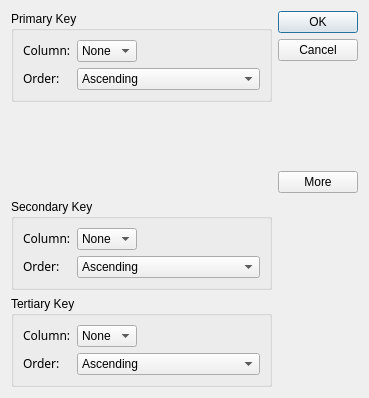
<?xml version="1.0" encoding="UTF-8"?>
<ui version="4.0">
 <class>SortDialog</class>
 <widget class="QDialog" name="SortDialog">
  <property name="geometry">
   <rect>
    <x>0</x>
    <y>0</y>
    <width>369</width>
    <height>398</height>
   </rect>
  </property>
  <property name="windowTitle">
   <string>Sort</string>
  </property>
  <layout class="QGridLayout">
   <item row="0" column="0">
    <widget class="QGroupBox" name="primaryGroupBox">
     <property name="title">
      <string>Primary Key</string>
     </property>
     <layout class="QGridLayout">
      <item row="0" column="0">
       <widget class="QLabel" name="primaryColumnLabel">
        <property name="text">
         <string>&lt;html&gt;&lt;head&gt;&lt;meta name=&quot;qrichtext&quot; content=&quot;1&quot; /&gt;&lt;/head&gt;&lt;body style=&quot; white-space: pre-wrap; font-family:Sans Serif; font-weight:400; font-style:normal; text-decoration:none;&quot;&gt;&lt;p style=&quot; margin-top:0px; margin-bottom:0px; margin-left:0px; margin-right:0px; -qt-block-indent:0; text-indent:0px;&quot;&gt;Column:&lt;/p&gt;&lt;/body&gt;&lt;/html&gt;</string>
        </property>
       </widget>
      </item>
      <item row="0" column="1">
       <widget class="QComboBox" name="primaryColumnCombo">
        <item>
         <property name="text">
          <string>None</string>
         </property>
        </item>
       </widget>
      </item>
      <item row="0" column="2">
       <spacer>
        <property name="orientation">
         <enum>Qt::Horizontal</enum>
        </property>
        <property name="sizeHint" stdset="0">
         <size>
          <width>31</width>
          <height>20</height>
         </size>
        </property>
       </spacer>
      </item>
      <item row="1" column="0">
       <widget class="QLabel" name="primaryOrderLabel">
        <property name="text">
         <string>&lt;html&gt;&lt;head&gt;&lt;meta name=&quot;qrichtext&quot; content=&quot;1&quot; /&gt;&lt;/head&gt;&lt;body style=&quot; white-space: pre-wrap; font-family:Sans Serif; font-weight:400; font-style:normal; text-decoration:none;&quot;&gt;&lt;p style=&quot; margin-top:0px; margin-bottom:0px; margin-left:0px; margin-right:0px; -qt-block-indent:0; text-indent:0px;&quot;&gt;Order:&lt;/p&gt;&lt;/body&gt;&lt;/html&gt;</string>
        </property>
       </widget>
      </item>
      <item row="1" column="1" colspan="2">
       <widget class="QComboBox" name="primaryOrderCombo">
        <item>
         <property name="text">
          <string>Ascending</string>
         </property>
        </item>
        <item>
         <property name="text">
          <string>Descending</string>
         </property>
        </item>
       </widget>
      </item>
     </layout>
    </widget>
   </item>
   <item row="0" column="1" rowspan="2">
    <layout class="QVBoxLayout">
     <item>
      <widget class="QPushButton" name="okButton">
       <property name="text">
        <string>OK</string>
       </property>
       <property name="default">
        <bool>true</bool>
       </property>
      </widget>
     </item>
     <item>
      <widget class="QPushButton" name="cancelButton">
       <property name="text">
        <string>Cancel</string>
       </property>
      </widget>
     </item>
     <item>
      <spacer>
       <property name="orientation">
        <enum>Qt::Vertical</enum>
       </property>
       <property name="sizeHint" stdset="0">
        <size>
         <width>20</width>
         <height>0</height>
        </size>
       </property>
      </spacer>
     </item>
     <item>
      <widget class="QPushButton" name="moreButton">
       <property name="text">
        <string>More</string>
       </property>
       <property name="checkable">
        <bool>true</bool>
       </property>
      </widget>
     </item>
    </layout>
   </item>
   <item row="1" column="0">
    <spacer>
     <property name="orientation">
      <enum>Qt::Vertical</enum>
     </property>
     <property name="sizeType">
      <enum>QSizePolicy::Expanding</enum>
     </property>
     <property name="sizeHint" stdset="0">
      <size>
       <width>181</width>
       <height>31</height>
      </size>
     </property>
    </spacer>
   </item>
   <item row="2" column="0">
    <widget class="QGroupBox" name="secondaryGroupBox">
     <property name="title">
      <string>Secondary Key</string>
     </property>
     <layout class="QGridLayout">
      <item row="0" column="0">
       <widget class="QLabel" name="secondaryColumnLabel">
        <property name="text">
         <string>&lt;html&gt;&lt;head&gt;&lt;meta name=&quot;qrichtext&quot; content=&quot;1&quot; /&gt;&lt;/head&gt;&lt;body style=&quot; white-space: pre-wrap; font-family:Sans Serif; font-weight:400; font-style:normal; text-decoration:none;&quot;&gt;&lt;p style=&quot; margin-top:0px; margin-bottom:0px; margin-left:0px; margin-right:0px; -qt-block-indent:0; text-indent:0px;&quot;&gt;Column:&lt;/p&gt;&lt;/body&gt;&lt;/html&gt;</string>
        </property>
       </widget>
      </item>
      <item row="0" column="1">
       <widget class="QComboBox" name="secondaryColumnCombo">
        <item>
         <property name="text">
          <string>None</string>
         </property>
        </item>
       </widget>
      </item>
      <item row="0" column="2">
       <spacer>
        <property name="orientation">
         <enum>Qt::Horizontal</enum>
        </property>
        <property name="sizeHint" stdset="0">
         <size>
          <width>31</width>
          <height>20</height>
         </size>
        </property>
       </spacer>
      </item>
      <item row="1" column="0">
       <widget class="QLabel" name="secondaryOrderLabel">
        <property name="text">
         <string>&lt;html&gt;&lt;head&gt;&lt;meta name=&quot;qrichtext&quot; content=&quot;1&quot; /&gt;&lt;/head&gt;&lt;body style=&quot; white-space: pre-wrap; font-family:Sans Serif; font-weight:400; font-style:normal; text-decoration:none;&quot;&gt;&lt;p style=&quot; margin-top:0px; margin-bottom:0px; margin-left:0px; margin-right:0px; -qt-block-indent:0; text-indent:0px;&quot;&gt;Order:&lt;/p&gt;&lt;/body&gt;&lt;/html&gt;</string>
        </property>
       </widget>
      </item>
      <item row="1" column="1" colspan="2">
       <widget class="QComboBox" name="secondaryOrderCombo">
        <item>
         <property name="text">
          <string>Ascending</string>
         </property>
        </item>
        <item>
         <property name="text">
          <string>Descending</string>
         </property>
        </item>
       </widget>
      </item>
     </layout>
    </widget>
   </item>
   <item row="3" column="0">
    <widget class="QGroupBox" name="tertiaryGroupBox">
     <property name="title">
      <string>Tertiary Key</string>
     </property>
     <layout class="QGridLayout">
      <item row="0" column="0">
       <widget class="QLabel" name="tertiaryColumnLabel">
        <property name="text">
         <string>&lt;html&gt;&lt;head&gt;&lt;meta name=&quot;qrichtext&quot; content=&quot;1&quot; /&gt;&lt;/head&gt;&lt;body style=&quot; white-space: pre-wrap; font-family:Sans Serif; font-weight:400; font-style:normal; text-decoration:none;&quot;&gt;&lt;p style=&quot; margin-top:0px; margin-bottom:0px; margin-left:0px; margin-right:0px; -qt-block-indent:0; text-indent:0px;&quot;&gt;Column:&lt;/p&gt;&lt;/body&gt;&lt;/html&gt;</string>
        </property>
       </widget>
      </item>
      <item row="0" column="1">
       <widget class="QComboBox" name="tertiaryColumnCombo">
        <item>
         <property name="text">
          <string>None</string>
         </property>
        </item>
       </widget>
      </item>
      <item row="0" column="2">
       <spacer>
        <property name="orientation">
         <enum>Qt::Horizontal</enum>
        </property>
        <property name="sizeHint" stdset="0">
         <size>
          <width>31</width>
          <height>20</height>
         </size>
        </property>
       </spacer>
      </item>
      <item row="1" column="0">
       <widget class="QLabel" name="tertiaryOrderLabel">
        <property name="text">
         <string>&lt;html&gt;&lt;head&gt;&lt;meta name=&quot;qrichtext&quot; content=&quot;1&quot; /&gt;&lt;/head&gt;&lt;body style=&quot; white-space: pre-wrap; font-family:Sans Serif; font-weight:400; font-style:normal; text-decoration:none;&quot;&gt;&lt;p style=&quot; margin-top:0px; margin-bottom:0px; margin-left:0px; margin-right:0px; -qt-block-indent:0; text-indent:0px;&quot;&gt;Order:&lt;/p&gt;&lt;/body&gt;&lt;/html&gt;</string>
        </property>
       </widget>
      </item>
      <item row="1" column="1" colspan="2">
       <widget class="QComboBox" name="tertiaryOrderCombo">
        <item>
         <property name="text">
          <string>Ascending</string>
         </property>
        </item>
        <item>
         <property name="text">
          <string>Descending</string>
         </property>
        </item>
       </widget>
      </item>
     </layout>
    </widget>
   </item>
  </layout>
 </widget>
 <tabstops>
  <tabstop>primaryColumnCombo</tabstop>
  <tabstop>primaryOrderCombo</tabstop>
  <tabstop>secondaryColumnCombo</tabstop>
  <tabstop>secondaryOrderCombo</tabstop>
  <tabstop>tertiaryColumnCombo</tabstop>
  <tabstop>tertiaryOrderCombo</tabstop>
  <tabstop>okButton</tabstop>
  <tabstop>cancelButton</tabstop>
  <tabstop>moreButton</tabstop>
 </tabstops>
 <resources/>
 <connections>
  <connection>
   <sender>moreButton</sender>
   <signal>toggled(bool)</signal>
   <receiver>secondaryGroupBox</receiver>
   <slot>setVisible(bool)</slot>
   <hints>
    <hint type="sourcelabel">
     <x>295</x>
     <y>158</y>
    </hint>
    <hint type="destinationlabel">
     <x>104</x>
     <y>166</y>
    </hint>
   </hints>
  </connection>
  <connection>
   <sender>moreButton</sender>
   <signal>toggled(bool)</signal>
   <receiver>tertiaryGroupBox</receiver>
   <slot>setVisible(bool)</slot>
   <hints>
    <hint type="sourcelabel">
     <x>240</x>
     <y>141</y>
    </hint>
    <hint type="destinationlabel">
     <x>170</x>
     <y>307</y>
    </hint>
   </hints>
  </connection>
  <connection>
   <sender>okButton</sender>
   <signal>clicked()</signal>
   <receiver>SortDialog</receiver>
   <slot>accept()</slot>
   <hints>
    <hint type="sourcelabel">
     <x>257</x>
     <y>25</y>
    </hint>
    <hint type="destinationlabel">
     <x>283</x>
     <y>268</y>
    </hint>
   </hints>
  </connection>
  <connection>
   <sender>cancelButton</sender>
   <signal>clicked()</signal>
   <receiver>SortDialog</receiver>
   <slot>reject()</slot>
   <hints>
    <hint type="sourcelabel">
     <x>225</x>
     <y>56</y>
    </hint>
    <hint type="destinationlabel">
     <x>264</x>
     <y>335</y>
    </hint>
   </hints>
  </connection>
 </connections>
</ui>
